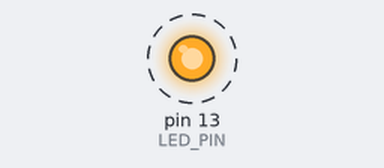
Bench run of a sketch on a simulated Arduino Uno, built with avr-gcc and run on an emulated ATmega328P. Shown: output pins drawn as LEDs (lit = HIGH). Dashed ring = blinking.

Above: at 0.2 s.
Timing chart, 0 to 3.0 s (numbered marks = the images above):
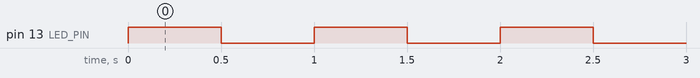

Measured:
- by itself, pin 13 (LED_PIN): alternates HIGH for 0.50 s and LOW for 0.50 s

The sketch:

Blink.ino
```cpp
#include <avr/io.h>
#include <util/delay.h>

#define LED_PIN PB5 // Pin 13 is connected to PB5

int main() {
    DDRB |= (1 << LED_PIN); // Set LED pin as output

    while (1) {
        PORTB ^= (1 << LED_PIN); // Toggle the LED pin
        _delay_ms(500); // Delay for 500 milliseconds
    }

    return 0;
}
```
